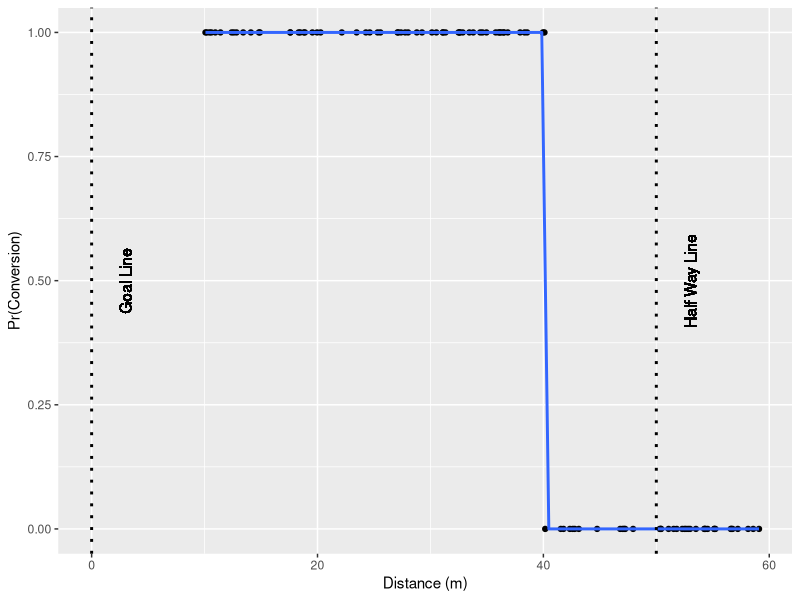

The R script that drew this image:
## ---- chunk 1
knitr::opts_chunk$set(echo = TRUE)
## ---- chunk 2

N<-100

Age<-round(runif(N,20,33),digits = 2)
Distance<-runif(N,10,60)
Angle<-rnorm(N,0,15)


Location<-rep("Home",N)
location_index<-runif(N,0,1)
Location[location_index<0.5]="Away"


eta<-0.05*runif(N,0,1)*Age-0.1*runif(N,0,1)*Distance-0.5*runif(N,0,1)*Angle*Angle
eta<-0.01*Age-0.2*(Distance-25)-0.01*Angle*Angle/10+rnorm(N,mean = 0,0.5)+3
P<-exp(eta)/(1+exp(eta))
Conversion<-rep(0,N)
Conversion[P>0.5]=1
Data=data.frame(Conversion,Age,Distance,Angle,Location)


write.csv(Data,file=paste("Sexton.csv", sep = ""))


## ---- chunk 3

summary(Data)

Sexton = glm(Conversion ~ Distance,  data = Data,family=binomial("logit")) 
summary(Sexton)


## ---- chunk 4


library(ggplot2)
ggplot(Data, aes(x=Distance, y=Conversion)) + geom_point() + 
  stat_smooth(method="glm", method.args=list(family="binomial"), se=FALSE)+xlab("Distance (m)")+ylab("Pr(Conversion)")+ theme(plot.title = element_text(hjust=1.0))+geom_vline(xintercept=50,col="black",size=1,linetype="dotted")+  geom_text(aes(x=53, label="Half Way Line", y=0.5),angle=90)+
  geom_vline(xintercept=0,col="black",size=1,linetype="dotted")+  geom_text(aes(x=3, label="Goal Line", y=0.5),angle=90)
# ggsave("Sexton.png",dpi=300, width = 4, height = 2.5)


